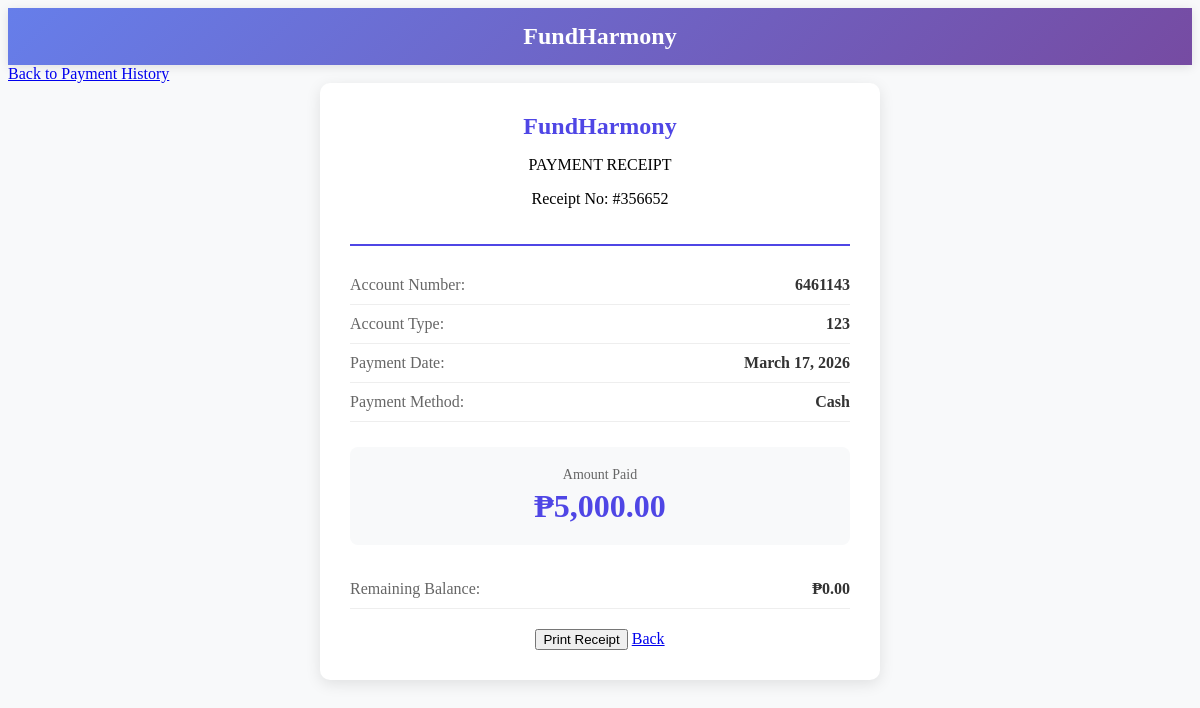
The app's page /customer_receipt.php?id=356652 (signed in) with its own data.
### tables this page shows
CREATE TABLE `payments` (
  `payment_number` int(10) NOT NULL,
  `account_number` int(10) NOT NULL,
  `payment_amount` decimal(10,2) NOT NULL,
  `payment_date` date NOT NULL,
  `payment_method` varchar(50) NOT NULL,
  `notes` text DEFAULT NULL,
  `created_at` timestamp NOT NULL DEFAULT current_timestamp(),
  `user_id` int(10) DEFAULT NULL
);

CREATE TABLE `accounts` (
  `account_number` int(10) NOT NULL,
  `customer` int(10) NOT NULL,
  `account_type` int(10) NOT NULL,
  `open_date` timestamp NOT NULL DEFAULT current_timestamp() ON UPDATE current_timestamp(),
  `account_status` int(10) NOT NULL,
  `user_confirmed` tinyint(1) DEFAULT 0,
  `user_id` int(10) DEFAULT NULL,
  `loan_amount` decimal(15,2) DEFAULT 0.00,
  `bank_name` varchar(100) DEFAULT NULL,
  `disbursement_account` varchar(50) DEFAULT NULL,
  `disbursement_account_name` varchar(100) DEFAULT NULL,
  `branch` varchar(100) DEFAULT NULL,
  `loan_balance` decimal(15,2) DEFAULT 0.00,
  `disbursement_method` varchar(50) DEFAULT NULL,
  `ewallet_type` varchar(50) DEFAULT NULL,
  `ewallet_number` varchar(50) DEFAULT NULL,
  `ewallet_account_name` varchar(100) DEFAULT NULL,
  `pickup_location` varchar(100) DEFAULT NULL,
  `interest` decimal(15,2) DEFAULT 0.00,
  `loan_term` int(11) DEFAULT 1,
  `due_date` date DEFAULT NULL,
  `overdue_interest` decimal(15,2) DEFAULT 0.00,
  `reject_notes` text DEFAULT NULL,
  `penalty` decimal(15,2) DEFAULT 0.00,
  `approval_date` date DEFAULT NULL,
  `release_date` date DEFAULT NULL
);

### customer_receipt.php (the view, shortened to what this page needs)
<?php
$payment_number = isset($_GET['id']) ? intval($_GET['id']) : 0;
$customer_id = $_SESSION['customer_id'];
$sql = "SELECT p.*, a.account_type, a.account_number, a.loan_amount, a.loan_balance
FROM payments p
INNER JOIN accounts a ON p.account_number = a.account_number
WHERE p.payment_number = $payment_number AND a.customer = '$customer_id'";
$result = mysqli_query($conn, $sql);
$row = mysqli_fetch_assoc($result);
?>
</head>
<body>
    <div class="page-title">
        <a href="customer_dashboard.php" class="brand">FundHarmony</a>
    </div>
    <div class="container py-3 text-center">
        <a href="customer_payment_history.php" class="btn btn-primary">
            <i class="fas fa-arrow-left"></i> Back to Payment History
        </a>
    </div>
    <div class="receipt" style="margin-top: 0;">
        <div class="receipt-header">
            <h2>FundHarmony</h2>
            <p>PAYMENT RECEIPT</p>
            <p>Receipt No: #<?php echo str_pad($row['payment_number'], 6, '0', STR_PAD_LEFT); ?></p>
        </div>
        <div class="receipt-detail">
            <span class="receipt-label">Account Number:</span>
            <span class="receipt-value"><?php echo $row['account_number']; ?></span>
        </div>
        <div class="receipt-detail">
            <span class="receipt-label">Account Type:</span>
            <span class="receipt-value"><?php echo $row['account_type']; ?></span>
        </div>
        <div class="receipt-detail">
            <span class="receipt-label">Payment Date:</span>
            <span class="receipt-value"><?php echo date('F d, Y', strtotime($row['payment_date'])); ?></span>
        </div>
        <div class="receipt-detail">
            <span class="receipt-label">Payment Method:</span>
            <span class="receipt-value"><?php echo $row['payment_method']; ?></span>
        </div>
        <div class="amount-paid">
            <div class="label">Amount Paid</div>
            <div class="amount">₱<?php echo number_format($row['payment_amount'], 2); ?></div>
        </div>
        <?php if(isset($row['loan_balance'])): ?>
        <div class="receipt-detail">
            <span class="receipt-label">Remaining Balance:</span>
            <span class="receipt-value">₱<?php echo number_format($row['loan_balance'], 2); ?></span>
        </div>
        <?php endif; ?>
        <div class="no-print">
            <button onclick="window.print()" class="btn btn-primary">
                <i class="fas fa-print"></i> Print Receipt
            </button>
            <a href="customer_payment_history.php" class="btn btn-outline-secondary">
                <i class="fas fa-arrow-left"></i> Back
            </a>
        </div>
    </div>
</body>
</html>

### customer_receipt.php (style rules this page uses)
body { background: #f8f9fa; }
.page-title { background: linear-gradient(135deg, #667eea 0%, #764ba2 100%); padding: 15px 20px; text-align: center; box-shadow: 0 2px 10px rgba(0,0,0,0.1); }
.page-title .brand { color: white; font-size: 1.5rem; font-weight: 700; text-decoration: none; display: inline-flex; align-items: center; gap: 10px; }
.receipt { max-width: 500px; margin: 50px auto; background: white; border-radius: 10px; box-shadow: 0 4px 15px rgba(0,0,0,0.1); padding: 30px; }
.receipt-header { text-align: center; border-bottom: 2px solid #4f46e5; padding-bottom: 20px; margin-bottom: 20px; }
.receipt-header h2 { color: #4f46e5; margin: 0; }
.receipt-detail { display: flex; justify-content: space-between; padding: 10px 0; border-bottom: 1px solid #eee; }
.receipt-label { color: #666; font-weight: 500; }
.receipt-value { color: #333; font-weight: 600; }
.amount-paid { text-align: center; margin: 25px 0; padding: 20px; background: #f8f9fa; border-radius: 8px; }
.amount-paid .label { font-size: 14px; color: #666; margin-bottom: 5px; }
.amount-paid .amount { font-size: 32px; color: #4f46e5; font-weight: bold; }
.no-print { text-align: center; margin-top: 20px; }

### records on screen
payments: payment_number "356652", accounts.account_number "6461143", accounts.account_type "123", payment_date "March 17, 2026", payment_method "Cash", payment_amount "5,000.00", accounts.loan_balance "0.00"
